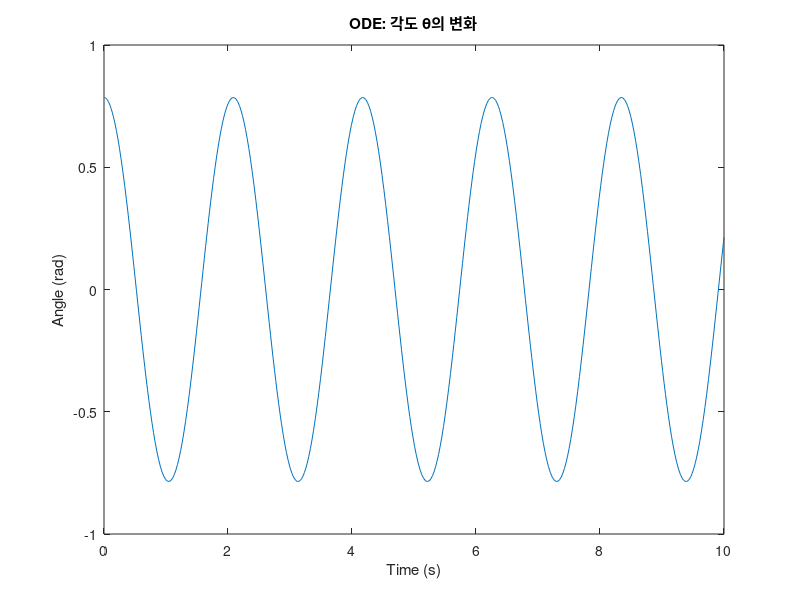

Reproduce this figure in MATLAB. (Note: this script raises an error after producing the figure.)
clear; close all; clc;

L = 1; g = 9.81; my_tspan = [0, 10];
f_ode = @(t, y) [y(2); -(g/L)*sin(y(1))]; % y(1)=theta, y(2)=dot_theta

opts_ode= odeset('RelTol', 1e-5, 'AbsTol', 1e-10);
[t_ode, y_ode] = ode45(f_ode, my_tspan, [pi/4; 0], opts_ode); % 45도에서 시작

plot(t_ode, y_ode(:,1));
title('ODE: 각도 \theta의 변화');
xlabel('Time (s)'); ylabel('Angle (rad)');

%%
m = 1; L = 1; g = 9.81;

% Mass Matrix
M = diag([1 1 1 1 0]); 

f_dae = @(t, Y) [
    Y(3);                               % x' = u
    Y(4);                               % y' = v
    Y(5)*Y(1)/m;                        % u' = (lambda * x)/m
    (Y(5)*Y(2) - m*g)/m;                % v' = (lambda * y - mg)/m
    % Index-1 제약 조건: 가속도 수준 (x*u' + y*v' + u^2 + v^2 = 0)
    % 여기에 u'과 v' 자리에 위의 식들을 대입하여 정리한 형태입니다.
    Y(3)^2 + (Y(1)*(Y(5)*Y(1)/m)+ Y(4)^2 + Y(2)*((Y(5)*Y(2) - m*g)/m) )
];

% f_dae의 마지막 행은 x^2+y^2=L^2라는 물리적 제약을 가속도 수준까지 미분하여 작성한 것임.
% ode15s는 Index-1 제약 조건까지만 풀 수 있기 때문임.
% Index는 대수 방정식(제약 조건)을 미분방정식으로 바꾸기 위해 최소 몇 번 미분해야하는지를 나타내는 척도.
% --- 제약 조건의 Index Reduction 유도 과정 (Index 3 -> Index 1) ---
% 목표: 위치 제약식(Index 3)을 가속도 수준(Index 1)으로 변환하여 ode15s가 풀 수 있게 함.
%
% [1단계] 위치 제약 (Position Constraint): 진자의 길이는 L로 일정하다.
% 식: x^2 + y^2 - L^2 = 0
%
% [2단계] 속도 제약 (Velocity Constraint): 위치식을 시간 t에 대해 1차 미분.
% d/dt (x^2 + y^2 - L^2) = 2*x*x' + 2*y*y' = 0
% x*u + y*v = 0  (여기서 x'=u, y'=v) -> [Index 2]
%
% [3단계] 가속도 제약 (Acceleration Constraint): 속도식을 시간 t에 대해 2차 미분.
% d/dt (x*u + y*v) = (x'*u + x*u') + (y'*v + y*v') = 0
% x*u' + y*v' + u^2 + v^2 = 0  (x'=u, y'=v 대입) -> [Index 1]
%
% [4단계] 시스템 방정식 대입 (Final Substitution): 
% 물리 법칙(F=ma)에서 유도된 가속도 항(u', v')을 3단계 식에 대입.
% u' = (lambda * x) / m
% v' = (lambda * y - m*g) / m
% 최종식: x * [(lambda * x) / m] + y * [(lambda * y - m*g) / m] + u^2 + v^2 = 0
%
% 아래 Y(5)는 lambda(장력/제약력)를 의미하며, 위 최종식을 코드로 구현한 것임:
% (Y(1)*(Y(5)*Y(1)/m) + Y(2)*((Y(5)*Y(2) - m*g)/m) + Y(3)^2 + Y(4)^2)

opts_dae = odeset('Mass', M, 'MassSingular', 'yes');
y0 = [sin(pi/4); -cos(pi/4); 0; 0; 0]; 

[t_dae, y_dae] = ode15s(f_dae, my_tspan, y0, opts_dae);

%%
figure;
% 1. ODE 결과 변환: x = L * sin(theta)
plot(t_ode, L * sin(y_ode(:,1)), 'b-', 'LineWidth', 2); 
hold on;

% 2. DAE 결과: 이미 x 좌표임 (Y(1))
plot(t_dae, y_dae(:,1), 'r--', 'LineWidth', 1.5); 

legend('ODE (L sin \theta)', 'DAE (x)');
xlabel('Time (s)'); ylabel('Horizontal Position x (m)');
title('ODE vs DAE: 물리적 일관성 확인');
grid on;

%% 라그랑주 승수의 의미

figure;
tiledlayout(3, 1)
nexttile;
plot(t_dae, y_dae(:,1));
hold on;
plot(t_dae, y_dae(:,2));
nexttile;
plot(t_dae, y_dae(:,3));
hold on;
plot(t_dae, y_dae(:,4));
nexttile;
plot(t_dae, y_dae(:,5));

figure;
plot(t_dae, y_dae(:,1).*y_dae(:,5));
hold on;
plot(t_dae, y_dae(:,2).*y_dae(:,5));
